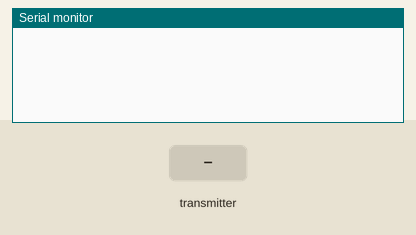
Simulated run of this sketch. Board: Arduino Uno, built with avr-gcc and run on an emulated ATmega328P. Shown: the last lines printed to the serial monitor. The test bench sets the inputs (shaded band). No radio packets arrive unless stated.

Above: at 1.2 s.
1.3 s: the transmitter starts sending coord.0 = 256
At 1.37 s:
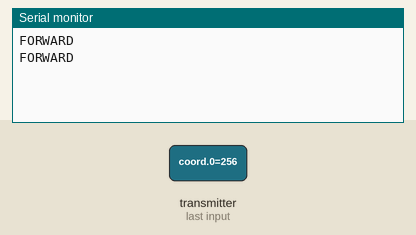
3.2 s: the transmitter starts sending coord.1 = 0
6.2 s: the transmitter starts sending coord.2 = 512
At 6.21 s:
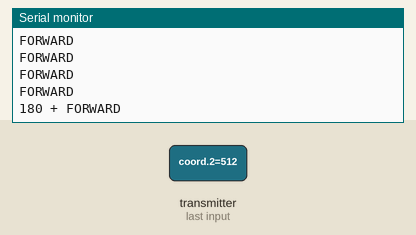
8.1 s: the transmitter starts sending coord.3 = 0
11.1 s: the transmitter starts sending coord.1 = 256
14.1 s: the transmitter starts sending coord.0 = 512
At 14.22 s:
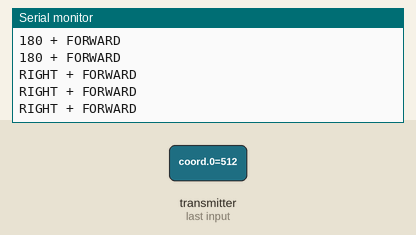

Measured:
- after the input at 1.3 s, the serial monitor: prints a new line at once (image 1)
- after the input at 6.2 s, the serial monitor: prints a new line at once (image 2)
- after the input at 14.1 s, the serial monitor: prints a new line at once (image 3)

The sketch:

ReceiveCoordinates.ino
```cpp
#include <SPI.h>
#include <nRF24L01.h>
#include <RF24.h>
RF24 radio(7, 8); // CE, CSN

const byte address[6] = "CA100820";

void setup() {
  // Other setup code
  Serial.begin(9600);
  radio.begin();
  radio.openReadingPipe(0, address);
  radio.setPALevel(RF24_PA_MIN);
  radio.startListening();
}

void MoveToCoordinates(int current_orientation, int current_x, int current_y, int desired_x, int desired_y) {
  // Calculate the change in coordinates
  int dx = desired_x - current_x;
  int dy = desired_y - current_y;

  // Determine the movement action based on the current orientation
  if (current_orientation == 0) { // Facing positive y-axis
    if (dx > 0) {
        Serial.println("RIGHT + FORWARD");
    }
    else if(dx < 0){
        Serial.println("LEFT + FORWARD");
      }
     else if (dy > 0) {
        Serial.println("180 + FORWARD");
    }
    else if(dy < 0){
        Serial.println("FORWARD");
      }
  }
  else if (current_orientation == 1) { // Facing positive y-axis
    if (dx > 0) {
        Serial.println("FORWARD");
    }
    else if(dx < 0){
        Serial.println("180 + FORWARD");
      }
     else if (dy > 0) {
        Serial.println("RIGHT + FORWARD");
    }
    else if(dy < 0){
        Serial.println("LEFT + FORWARD");
      }
  }
  else if (current_orientation == 2) { // Facing positive y-axis
    if (dx > 0) {
        Serial.println("LEFT + FORWARD");
    }
    else if(dx < 0){
        Serial.println("RIGHT + FORWARD");
      }
     else if (dy > 0) {
        Serial.println("FORWARD");
    }
    else if(dy < 0){
        Serial.println("180 + FORWARD");
      }
  }
  else if (current_orientation == 3) { // Facing positive y-axis
    if (dx > 0) {
        Serial.println("180 + FORWARD");
    }
    else if(dx < 0){
        Serial.println("FORWARD");
      }
     else if (dy > 0) {
        Serial.println("LEFT + FORWARD");
    }
    else if(dy < 0){
        Serial.println("RIGHT + FORWARD");
      }
  }
}


void loop() {
  // Example usage of MoveToCoordinates
  int current_orientation = 3; // Assuming the robot is initially facing positive y-axis
  if (radio.available()) {
      int coord[4];
      radio.read(&coord, sizeof(coord));
      int current_x = coord[0]; // Current x-coordinate
      int current_y = coord[1]; // Current y-coordinate
      int desired_x = coord[2]; // Desired x-coordinate
      int desired_y = coord[3]; // Desired y-coordinate

  // Call MoveToCoordinates function
  MoveToCoordinates(current_orientation, current_x, current_y, desired_x, desired_y);
}
}
```
